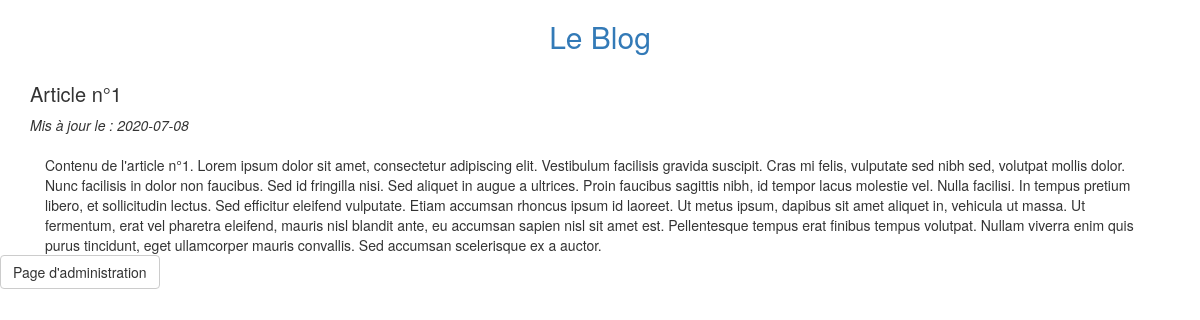
Page /index.php?post_id=1 on the committed database.
### tables this page shows
CREATE TABLE `post` (
  `id` int(11) NOT NULL,
  `title` varchar(255) NOT NULL,
  `content` text NOT NULL,
  `status` tinyint(1) NOT NULL DEFAULT '1',
  `created_at` date NOT NULL,
  `updated_at` date DEFAULT NULL
);

### autoload.php (called while the page is built, shortened)
<?php
function app_autoload ($classname)
{
	$classname = str_replace('App\Controller\\', '', $classname);
	$classname = str_replace('App\Model\Manager\\', '', $classname);
	$classname = str_replace('App\Model\Entity\\', '', $classname);
}

### model/Manager.php (called while the page is built, shortened)
<?php
abstract class Manager
{
	private static $dbHost = "localhost";
	private static $dbName = "blog";
	private static $dbUser = "root";
	private static $dbUserPassword = "";
	protected $db;
	protected $table;
	protected $classManaged;
	public function __construct()
	{
		try{
			$this->db = new PDO("mysql:host=" .self::$dbHost . ";dbname=" .self::$dbName.";charset=utf8",self::$dbUser,self::$dbUserPassword);
			$this->db->setAttribute(PDO::ATTR_ERRMODE, PDO::ERRMODE_EXCEPTION);
		}
		catch (PDOException $e){
			echo 'La connexion à échoué.<br/>';
			echo 'Information : [', $e->getCode(), '] ', $e->getMessage();
		}
	}
	public function getUniqueById($id)
	{
		$request = 'SELECT * FROM '.$this->table.' WHERE id =:id';
		$q = $this->db->prepare($request);
		$q->bindValue(':id', $id, PDO::PARAM_INT);
		$q->execute();
		$q->setFetchMode(PDO::FETCH_CLASS | PDO::FETCH_PROPS_LATE, $this->classManaged);
		return $q->fetch();
	}
}

### model/Post.php (called while the page is built, shortened)
<?php
class Post extends Entity
{
	protected $title;
	protected $content;
	protected $updated_at;
	public function title()
	{
		return $this->title;
	}
	public function content()
	{
		return $this->content;
	}
	public function updated_at()
	{
		return $this->updated_at;
	}
}

### view/postShow.php (the view, shortened to what this page needs)
<div class="heading">
	<h2 class="page-title"><?= $post->title()?></h2>
</div>
<div class="post-date">
	<em>
	<?php
		if(null !== $post->updated_at()){
		echo'Mis à jour le : '.$post->updated_at();
		}else{
		echo'créé le : '.$post->created_at();
		}
	?>
	</em>
</div>
<div class="container-fluid">
	<div class="post-content">
		<?=$post->content()?>
	</div>
</div>
<?php require ('view/template.php'); ?>

### public/css/styles.css (style rules this page uses)
.page-title { font-size: 20px; }
.post-date { margin-bottom: 20px; }

### rows in the picture
post: title "Article n°1", updated_at "2020-07-08", content "Contenu de l'article n°1. Lorem ipsum dolor sit amet, consectetur adipiscing elit. Vestibulum facilisis gravida suscipit. Cras mi felis, vulputate sed nibh sed, volutpat mollis dolor. Nunc facilisis in dolor non faucibus. Sed id fringilla nisi. Sed aliquet in augue a ultrices. Proin faucibus sagittis nibh, id tempor lacus molestie vel. Nulla facilisi. In tempus pretium libero, et sollicitudin lectus. Sed efficitur eleifend vulputate. Etiam accumsan rhoncus ipsum id laoreet. Ut metus ipsum, dapibus sit amet aliquet in, vehicula ut massa. Ut fermentum, erat vel pharetra eleifend, mauris nisl blandit ante, eu accumsan sapien nisl sit amet est. Pellentesque tempus erat finibus tempus volutpat.…"
